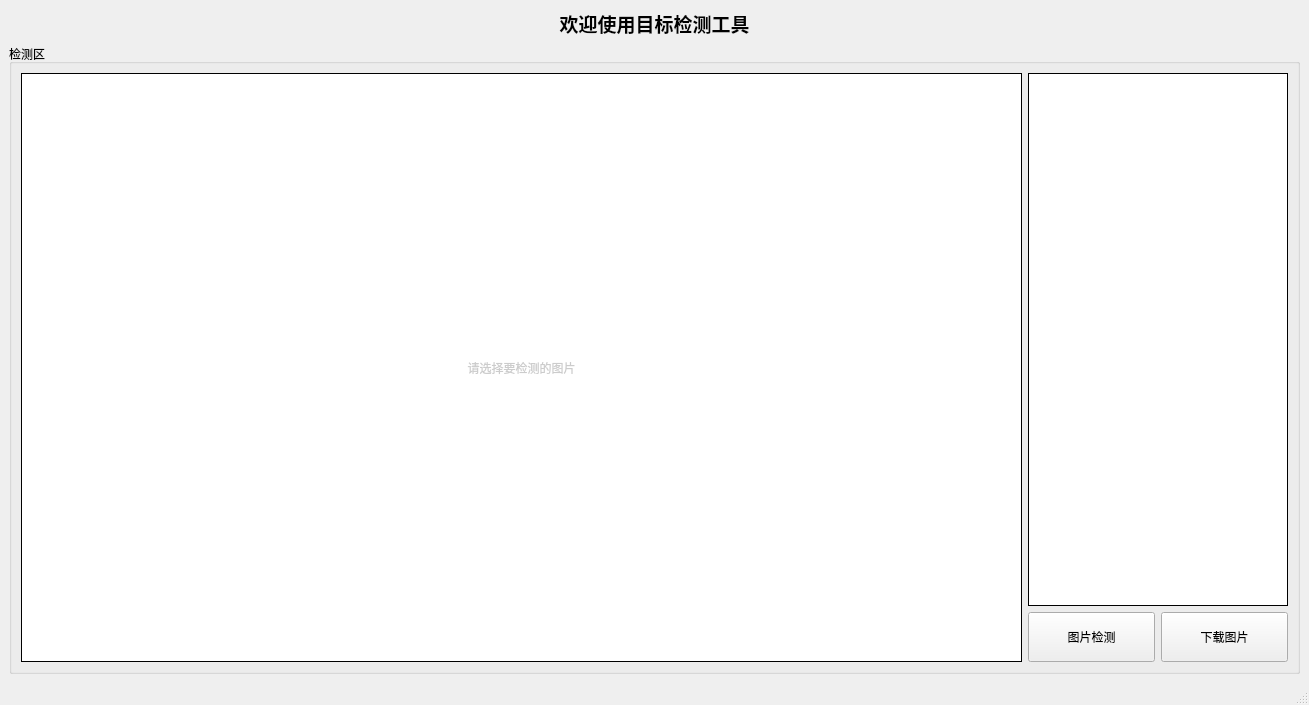
<?xml version="1.0" encoding="UTF-8"?>
<ui version="4.0">
 <class>MainWindow</class>
 <widget class="QMainWindow" name="MainWindow">
  <property name="geometry">
   <rect>
    <x>0</x>
    <y>0</y>
    <width>1309</width>
    <height>695</height>
   </rect>
  </property>
  <property name="minimumSize">
   <size>
    <width>0</width>
    <height>0</height>
   </size>
  </property>
  <property name="windowTitle">
   <string>目标检测工具</string>
  </property>
  <property name="windowIcon">
   <iconset>
    <normaloff>../img_ui/icon.png</normaloff>../img_ui/icon.png</iconset>
  </property>
  <widget class="QWidget" name="centralwidget">
   <layout class="QVBoxLayout" name="verticalLayout_2">
    <item>
     <widget class="QLabel" name="label">
      <property name="minimumSize">
       <size>
        <width>900</width>
        <height>0</height>
       </size>
      </property>
      <property name="font">
       <font>
        <pointsize>14</pointsize>
        <weight>75</weight>
        <italic>false</italic>
        <bold>true</bold>
        <kerning>true</kerning>
       </font>
      </property>
      <property name="text">
       <string>欢迎使用目标检测工具</string>
      </property>
      <property name="alignment">
       <set>Qt::AlignCenter</set>
      </property>
      <property name="wordWrap">
       <bool>false</bool>
      </property>
      <property name="margin">
       <number>0</number>
      </property>
     </widget>
    </item>
    <item>
     <widget class="QGroupBox" name="groupBox">
      <property name="minimumSize">
       <size>
        <width>1280</width>
        <height>630</height>
       </size>
      </property>
      <property name="title">
       <string>检测区</string>
      </property>
      <layout class="QHBoxLayout" name="horizontalLayout_3">
       <item>
        <layout class="QHBoxLayout" name="horizontalLayout_2">
         <item>
          <widget class="QLabel" name="label_new">
           <property name="enabled">
            <bool>true</bool>
           </property>
           <property name="sizePolicy">
            <sizepolicy hsizetype="Expanding" vsizetype="Expanding">
             <horstretch>0</horstretch>
             <verstretch>0</verstretch>
            </sizepolicy>
           </property>
           <property name="minimumSize">
            <size>
             <width>1000</width>
             <height>0</height>
            </size>
           </property>
           <property name="styleSheet">
            <string notr="true">QLabel {
	
	background-color: rgb(255, 255, 255);
	color: rgb(204, 204, 204);
	border: 1px solid black;
}</string>
           </property>
           <property name="text">
            <string>请选择要检测的图片</string>
           </property>
           <property name="alignment">
            <set>Qt::AlignCenter</set>
           </property>
           <property name="margin">
            <number>4</number>
           </property>
          </widget>
         </item>
         <item>
          <layout class="QVBoxLayout" name="verticalLayout">
           <item>
            <widget class="QTextBrowser" name="textBrowser">
             <property name="minimumSize">
              <size>
               <width>0</width>
               <height>0</height>
              </size>
             </property>
             <property name="maximumSize">
              <size>
               <width>260</width>
               <height>16777215</height>
              </size>
             </property>
             <property name="font">
              <font>
               <family>宋体</family>
               <pointsize>11</pointsize>
              </font>
             </property>
             <property name="styleSheet">
              <string notr="true">QTextBrowser{
border-width: 1px;border-style: solid;
border-color: rgb(0, 0, 0)
}</string>
             </property>
            </widget>
           </item>
           <item>
            <layout class="QHBoxLayout" name="horizontalLayout">
             <item>
              <widget class="QPushButton" name="pushButton_img">
               <property name="minimumSize">
                <size>
                 <width>0</width>
                 <height>50</height>
                </size>
               </property>
               <property name="maximumSize">
                <size>
                 <width>16777215</width>
                 <height>16777215</height>
                </size>
               </property>
               <property name="font">
                <font>
                 <weight>50</weight>
                 <bold>false</bold>
                </font>
               </property>
               <property name="text">
                <string>图片检测</string>
               </property>
              </widget>
             </item>
             <item>
              <widget class="QPushButton" name="pushButton_download">
               <property name="minimumSize">
                <size>
                 <width>0</width>
                 <height>50</height>
                </size>
               </property>
               <property name="text">
                <string>下载图片</string>
               </property>
              </widget>
             </item>
            </layout>
           </item>
          </layout>
         </item>
        </layout>
       </item>
      </layout>
     </widget>
    </item>
   </layout>
  </widget>
  <widget class="QStatusBar" name="statusbar"/>
 </widget>
 <resources/>
 <connections/>
</ui>
